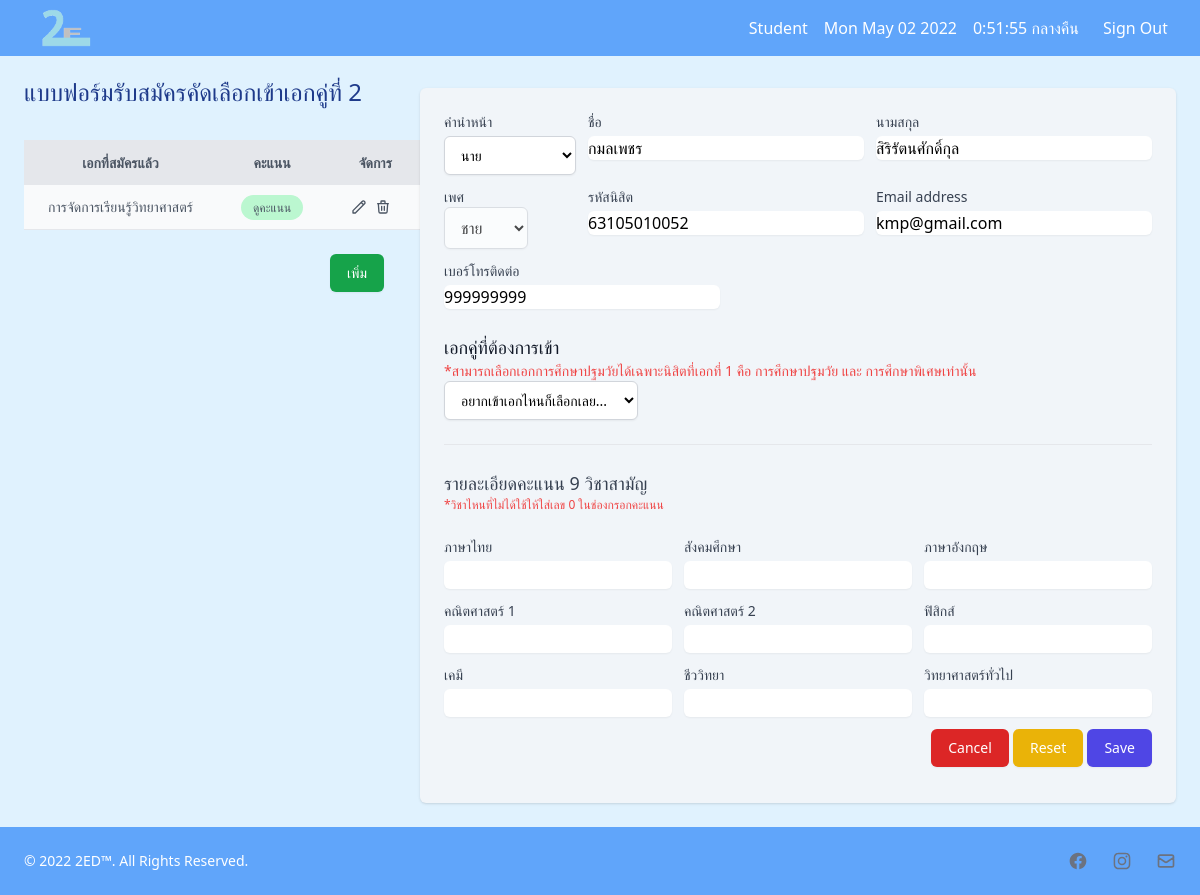
Before: /sub-index/form2.php (signed in) with the older database file.
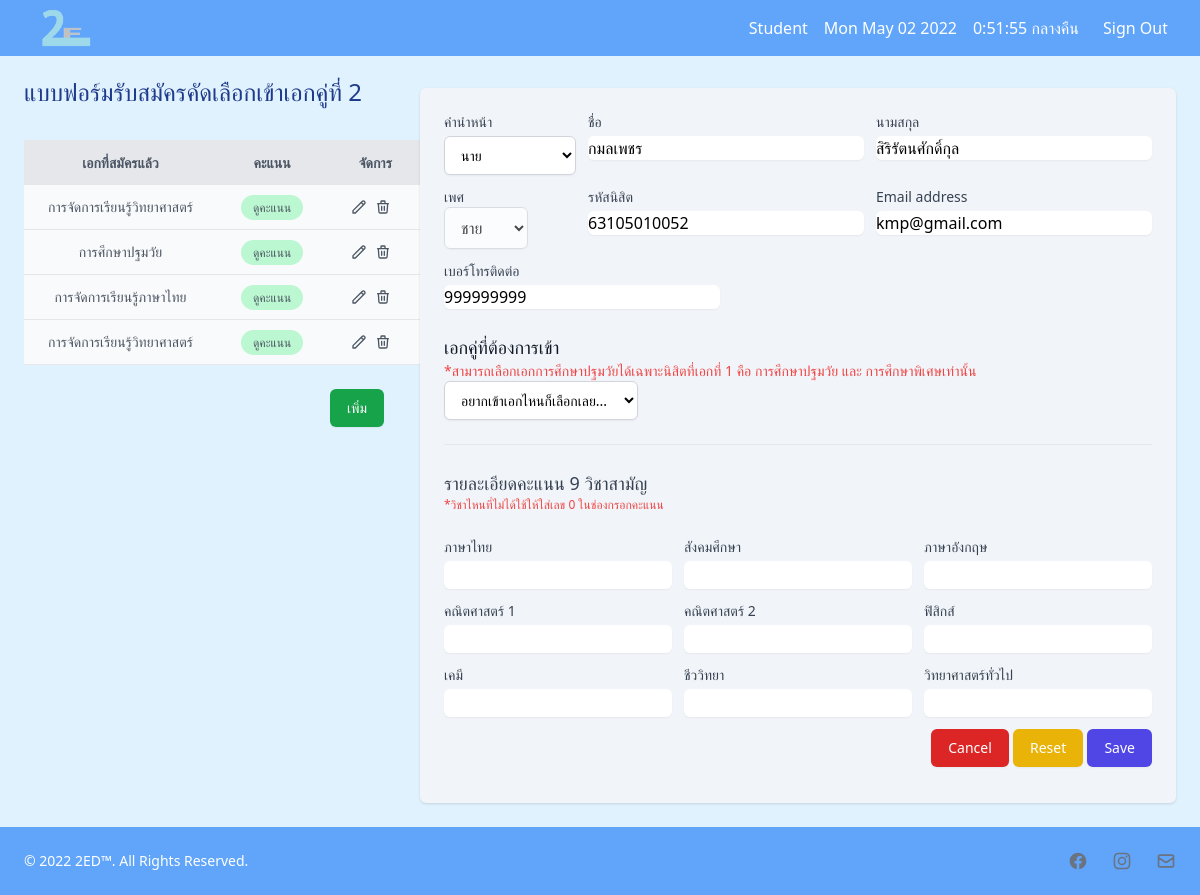
After: the same page with the newer database file.
### tables this page shows
CREATE TABLE `s_round` (
  `Sr_id` int(10) UNSIGNED NOT NULL COMMENT 'เลขที่สมัครรอบที่ 2',
  `Round_id` int(2) DEFAULT NULL COMMENT 'เลขที่รอบที่สมัคร',
  `ST_id` varchar(255) DEFAULT NULL COMMENT 'รหัสนิสิต',
  `Smajor_id` int(11) DEFAULT NULL COMMENT 'รหัสเอกที่ 2',
  `Thai` int(11) DEFAULT NULL COMMENT 'คะแนนภาษาไทย',
  `Social` int(11) DEFAULT NULL COMMENT 'คะแนนสังคม',
  `English` int(11) DEFAULT NULL COMMENT 'คะแนนอังกฤษ',
  `Math1` int(11) DEFAULT NULL COMMENT 'คะแนนคณิตศาสตร์1',
  `Math2` int(11) DEFAULT NULL COMMENT 'คะแนนคณิตศาสตร์2',
  `Physic` int(11) DEFAULT NULL COMMENT 'คะแนนฟิสิกส์',
  `Chemistry` int(11) DEFAULT NULL COMMENT 'คะแนนเคมี',
  `Biology` int(11) DEFAULT NULL COMMENT 'คะแนนชีววิทยา',
  `Science` int(11) DEFAULT NULL COMMENT 'คะแนนวิทยาศาสตร์ทั่วไป'
);

CREATE TABLE `s_major` (
  `Smajor_id` int(2) UNSIGNED NOT NULL COMMENT 'รหัสเอกที่2',
  `Smajor_name` varchar(30) DEFAULT NULL COMMENT 'ชื่อเอกที่2',
  `Smajor_name2` varchar(30) DEFAULT NULL,
  `Smajor_name3` varchar(30) DEFAULT NULL
);

### src/database/Db.php (called while the page is built, shortened)
<?php
class Db{
    private $host = "localhost";
    private $user =  "root";
    private $password = "";
    private $dbName = "2ed";
    function __construct(){
        $this->pdo = $this->connect();
    }
    protected function connect(){
        $dsn = "mysql:host={$this->host};dbname={$this->dbName}";
        $pdo =new  PDO($dsn, $this->user, $this->password);
        $pdo->setAttribute(PDO::ATTR_DEFAULT_FETCH_MODE, PDO::FETCH_ASSOC);
        $pdo->setAttribute(PDO::ATTR_ERRMODE, PDO::ERRMODE_EXCEPTION);
        return $pdo;
    }
}
?>

### src/model/Mform2.php (called while the page is built, shortened)
<?php
class Mform2 extends Db {
    public function getform2($st_id){
        $sql ="
            SELECT
                s_round.Sr_id,
                s_round.Round_id,
                s_round.ST_id,
                s_round.Smajor_id,
                s_major.Smajor_name AS S_name,
                s_round.Thai,
                s_round.Social,
                s_round.English,
                s_round.Math1,
                s_round.Math2,
                s_round.Physic,
                s_round.Chemistry,
                s_round.Biology,
                s_round.Science
            FROM
                s_round
            LEFT JOIN s_major  ON
                s_round.Smajor_id = s_major.Smajor_id
            WHERE
                s_round.ST_id = '$st_id'
        ";
        $stmt=$this->pdo->query($sql);
        $data = $stmt->fetchAll();
        return  $data;
    }
}
?>

### sub-index/form2.php (the view, shortened to what the changed rows need)
<?php
$form2Obj = new Mform2;
?>
<!DOCTYPE html>
<html lang="en">
<head>
  <script src="https://cdn.tailwindcss.com"></script>
</head>
<body class="bg-sky-100">
  <?php require $_SERVER['DOCUMENT_ROOT'] . "/CED214/Index/navbar.php"; ?>
  <div class="sm:grid md:grid-cols-3 md:gap-9 font-sans" style="padding: 2%;">
    <div class="md:col-span-1">
      <div class="px-4 sm:px-0">
        <h1 class="text-2xl font-medium leading-6 text-blue-900">แบบฟอร์มรับสมัครคัดเลือกเข้าเอกคู่ที่ 2</h1>
      </div>
      <div class="mt-9" data-aos="zoom-out-up">
        <table class="min-w-max w-full table-auto ">
          <thead class="rounded-lg">
            <tr class="bg-gray-200 text-gray-600 uppercase text-sm leading-normal">
              <th class="py-3 px-6 text-center">เอกที่สมัครแล้ว</th>
              <th class="py-3 px-6 text-center">คะแนน</th>
              <th class="py-3 px-6 text-center">จัดการ</th>
            </tr>
          </thead>
          <tbody class="text-gray-600 text-sm font-light">
            <?php
            if ($_SESSION['Role'] == 'Admin') {
              $form = $form2Obj->getformadmin2();
            } else {
              $form = $form2Obj->getform2($_SESSION['ST_id']);
            }
            foreach ($form as $fom) {
              echo "
                <tr class='border-b border-gray-200 bg-gray-50 hover:bg-gray-100'>
              ";
              echo "
                  <td class='py-3 px-6 text-center'>{$fom['S_name']}</td>
                  <td class='py-3 px-6 text-center' ><span class='bg-green-200 text-green-6 py-1 px-3 rounded-full text-xs'><button type='button' data-modal-toggle='extralarge-modal'>ดูคะแนน</button></span></td>
                  <td class='py-3 px-6 text-center'>
                    <div class='flex item-center justify-center'>
                        <div class='w-4 mr-2 transform hover:text-purple-500 hover:scale-110'>
                            <svg xmlns='http://www.w3.org/2000/svg' fill='none' viewBox='0 0 24 24' stroke='currentColor'><a href='./form2.php?id={$fom['Sr_id']}&action=edit2'>
                                <path stroke-linecap='round' stroke-linejoin='round' stroke-width='2' d='M15.232 5.232l3.536 3.536m-2.036-5.036a2.5 2.5 0 113.536 3.536L6.5 21.036H3v-3.572L16.732 3.732z' />
                            </svg>
                        </div>
                        <div class='w-4 mr-2 transform hover:text-purple-500 hover:scale-110'>
                            <svg xmlns='http://www.w3.org/2000/svg' fill='none' viewBox='0 0 24 24' stroke='currentColor'><a href='../index/saveform2.php?id={$fom['Sr_id']}&action=delete2'>
                                <path stroke-linecap='round' stroke-linejoin='round' stroke-width='2' d='M19 7l-.867 12.142A2 2 0 0116.138 21H7.862a2 2 0 01-1.995-1.858L5 7m5 4v6m4-6v6m1-10V4a1 1 0 00-1-1h-4a1 1 0 00-1 1v3M4 7h16' />
                            </svg>
                        </div>
                    </div>
                  </td>
                </tr>
              ";
            }
            ?>
          </tbody>
        </table><br>
      </div>
    </div>
    <div class="mt-4 md:mt-2 md:col-span-2">
      <form action="../Index/saveform2.php" method="POST">
        <div class="shadow overflow-hidden bg-slate-100 rounded-md">
          <div class="px-4 py-5 sm:p-6">
            <br>
            <br>
            <div>
              <br>
              <h2 class="block text-lg text-gray-700"> รายละเอียดคะแนน 9 วิชาสามัญ </h2>
              <p class="text-xs text-red-500">*วิชาไหนที่ไม่ได้ใช้ให้ใส่เลข 0 ในช่องกรอกคะแนน</p><br>
            </div>
          </div>
        </div>
      </form>
    </div>
  </div>
  <?php require $_SERVER['DOCUMENT_ROOT'] . "/CED214/Index/footer.php"; ?>
</body>
</html>

Changed rows visible on the page:
added s_round: Smajor.Smajor_name "การศึกษาปฐมวัย"
added s_round: Smajor.Smajor_name "การจัดการเรียนรู้ภาษาไทย"
added s_round: Smajor.Smajor_name "การจัดการเรียนรู้วิทยาศาสตร์"
